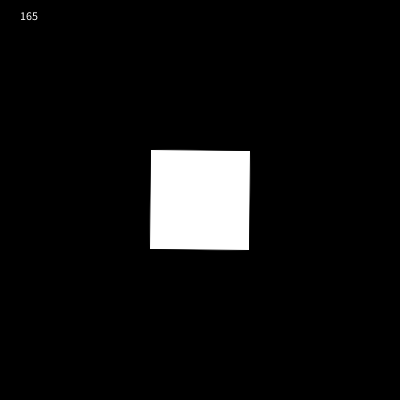
Frame 1 (no input)
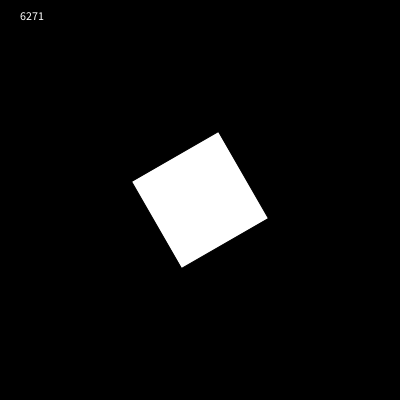
Frame 60 (the mouse pressed at the canvas centre just before this capture)
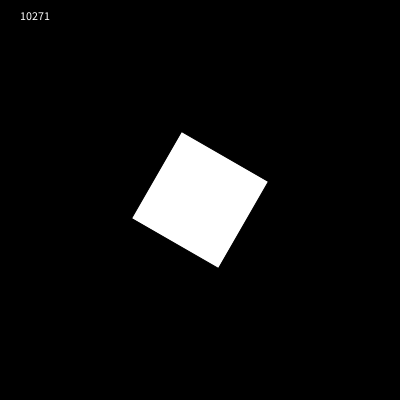
Frame 120 (the mouse held since frame 60 and released just before this capture)

The Processing sketch that drew these frames (run headless with seeded random() and noise(); from frame 60 on, the mouse is pressed at the canvas centre):

// Processing sketch: frameCountExample
// ── frameCountExample.pde
void setup(){
    size(400, 400);
    frameRate(15);    // draw함수를 1초에 몇번 호출할건지
}

void draw(){
    background(0);
    
    fill(255);
    text(millis(), 20, 20);
    
    translate(width/2, height/2);
    rotate(radians(frameCount));
    rectMode(CENTER);
    rect(0, 0, 100, 100);
}
